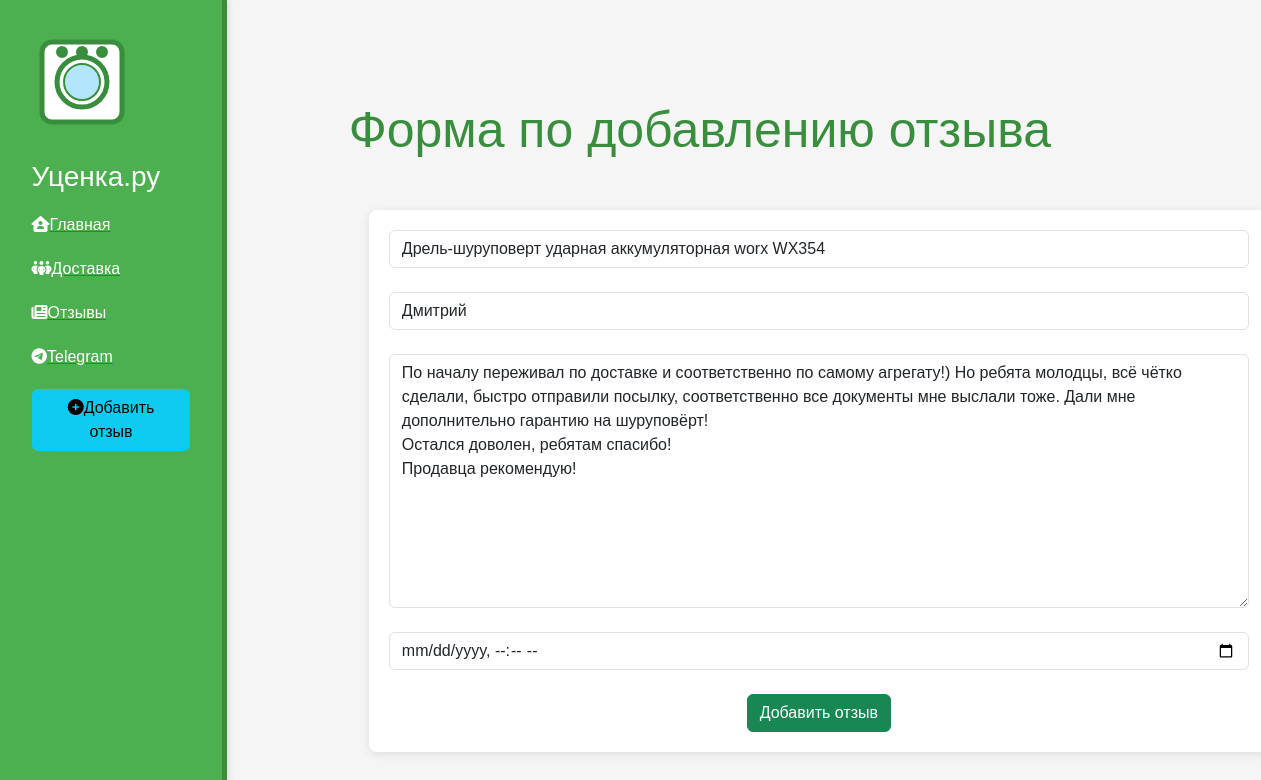
The page /news/8/update on the database its author committed.
### news/models.py (models this page shows, shortened)
class Articles(models.Model):
    title = models.CharField('Название', max_length=50)
    anons = models.CharField('Анонс', max_length=250)
    full_text = models.TextField('Статья')
    date = models.DateTimeField('Дата публикации')
    class Meta:
        verbose_name = 'Новость'
        verbose_name_plural = 'Новости'

### news/views.py (the view)
# urls.py: path('<int:pk>/update', views.NewsUpdateView.as_view(), name='news-update'),
class NewsUpdateView(UpdateView):
    model = Articles
    template_name = 'news/create.html'
    form_class = ArticlesForm

### news/forms.py
class ArticlesForm(ModelForm):
    class Meta:
        model=Articles
        fields = ['title', 'anons', 'full_text', 'date']
        widgets = {
            "title": TextInput(attrs={
                'class': 'form-control',
                'placeholder': 'Наименования'
            }),
            "anons": TextInput(attrs={
                'class': 'form-control',
                'placeholder': 'Автор'
            }),
            "date": DateTimeInput(attrs={
                'type': 'datetime-local',
                'class': 'form-control',
                'placeholder': 'Дата публикации'
            }),
            "full_text": Textarea(attrs={
                'class': 'form-control',
                'placeholder': 'Текст отзыва'
            })
        }

### news/templates/news/create.html (shortened to what this page needs)
{%extends 'main/layout.html'%}
{%block content%}
  <div class="features">
    <h1>Форма по добавлению отзыва</h1>
    <form method="post">
        {{form.title}}<br>
        {{form.anons}}<br>
        {{form.full_text}}<br>
        {{form.date}}<br>
        <button class="btn btn-success" type="submit">Добавить отзыв</button>
    </form>
  </div>
{%endblock%}

### main/static/main/css/main.css (style rules this page uses)
body { background: #f5f5f5; font-family: Arial, sans-serif; }
main .features { float: left; color: #333; margin-top: 100px; text-align: center; width: 75%; }
main .features h1 { font-size: 50px; color: #388E3C; }
form { margin-left: 15%; width: 900px; margin-top: 50px; background: #fff; padding: 20px; border-radius: 8px; box-shadow: 0 2px 10px rgba(0, 0, 0, 0.1); }

### rows shown on the page
Articles: title "Дрель-шуруповерт ударная аккумуляторная worx WX354", anons "Дмитрий", full_text "По началу переживал по доставке и соответственно по самому агрегату!) Но ребята молодцы, всё чётко сделали, быстро отправили посылку, соответственно все документы мне выслали тоже. Дали мне дополнительно гарантию на шуруповёрт! Остался доволен, ребятам спасибо! Продавца рекомендую!"
